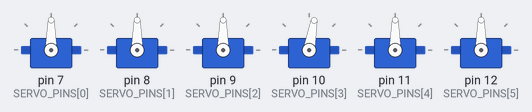
This sketch was run on a simulated Arduino Nano, built with avr-gcc and run on an emulated ATmega328P. On the bench: 6 × servo.

Above: at 0.1 s.
At 2.15 s:
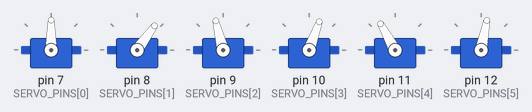
At 5.44 s:
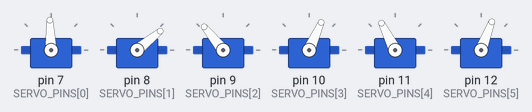
At 9.2 s:
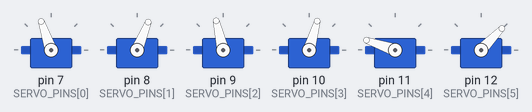
At 20.71 s:
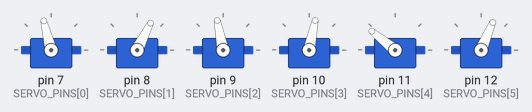
At 37.79 s:
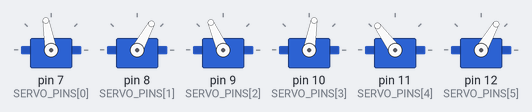
Timing chart, 0 to 40.0 s (numbered marks = the images above):
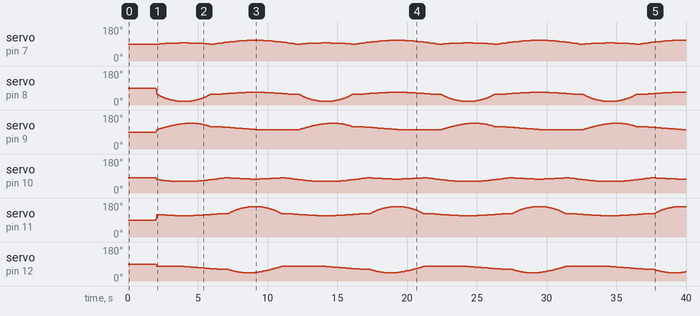

The sketch:

robot_bipedo_nano_auto.ino
```cpp
/*
 * ═══════════════════════════════════════════════════════════════
 *  ROBOT BÍPEDO 12GDL - Firmware Arduino Nano (AUTÓNOMO)
 * ═══════════════════════════════════════════════════════════════
 *
 *  Controla 6 servomotores SG90 para un robot bípedo de 12GDL.
 *  VERSIÓN AUTÓNOMA: No requiere conexión serial.
 *  Al encender, el robot espera 2 segundos y comienza a caminar
 *  automáticamente usando la secuencia de cinemática inversa.
 *
 *  Mapeo de servos:
 *    z1 = Pin D7 - Tobillo Izquierdo  (índice 0)
 *    z2 = Pin D8 - Rodilla Izquierda  (índice 1)
 *    z3 = Pin D9 - Cadera Izquierda   (índice 2)
 *    z4 = Pin D10 - Tobillo Derecho   (índice 3)
 *    z5 = Pin D11 - Rodilla Derecha   (índice 4)
 *    z6 = Pin D12 - Cadera Derecha    (índice 5)
 *
 *  Autor: Félix David Henríquez Córdoba
 *  Universidad Cooperativa de Colombia - 2026
 */

#include <Servo.h>

// ═══════════════════════════════════════════════════════════════
// CONFIGURACIÓN DE HARDWARE
// ═══════════════════════════════════════════════════════════════

#define NUM_SERVOS 6

Servo servos[NUM_SERVOS];
const uint8_t SERVO_PINS[NUM_SERVOS] = {7, 8, 9, 10, 11, 12};

// Ángulos actuales y objetivo
int currentAngles[NUM_SERVOS] = {90, 90, 90, 80, 90, 90};  // HOME

// Posición HOME
const int HOME_ANGLES[NUM_SERVOS] = {90, 90, 90, 80, 90, 90};

// Límites articulares (servos SG90)
#define SERVO_MIN 0
#define SERVO_MAX 180

// ═══════════════════════════════════════════════════════════════
// SECUENCIA DE CAMINATA IK (precalculada con cinemática inversa)
// ═══════════════════════════════════════════════════════════════
// Generada con: python -m robot_biped.main simulate-ik --step-length 4 --step-height 2 --points 40
// Parámetros: step_length=4.0cm, step_height=2.0cm, n_points=40, lateral_shift=1.0cm
// Formato: {z1, z2, z3, z4, z5, z6} por cada frame
// Inclinación perpendicular incluida, rodilla flexiona hacia atrás (natural)

#define WALK_FRAMES 120
#define WALK_DELAY_MS 80   // Intervalo entre frames (ajustar para velocidad)

const uint8_t WALK_IK[WALK_FRAMES][NUM_SERVOS] PROGMEM = {
  {  90,  56, 103,  70, 119,  79 },  // Frame 0
  {  90,  53, 105,  69, 119,  79 },  // Frame 1
  {  91,  50, 107,  69, 118,  79 },  // Frame 2
  {  91,  46, 109,  68, 118,  79 },  // Frame 3
  {  92,  44, 111,  67, 117,  79 },  // Frame 4
  {  92,  41, 112,  67, 117,  79 },  // Frame 5
  {  92,  38, 114,  66, 117,  79 },  // Frame 6
  {  93,  36, 116,  65, 116,  79 },  // Frame 7
  {  93,  34, 117,  65, 116,  79 },  // Frame 8
  {  93,  32, 119,  64, 115,  79 },  // Frame 9
  {  94,  30, 121,  64, 115,  79 },  // Frame 10
  {  94,  28, 122,  63, 115,  79 },  // Frame 11
  {  94,  27, 124,  63, 114,  79 },  // Frame 12
  {  94,  25, 125,  62, 114,  79 },  // Frame 13
  {  95,  24, 126,  62, 114,  79 },  // Frame 14
  {  95,  23, 127,  62, 113,  79 },  // Frame 15
  {  95,  22, 129,  61, 113,  78 },  // Frame 16
  {  95,  21, 130,  61, 113,  78 },  // Frame 17
  {  95,  20, 131,  61, 113,  78 },  // Frame 18
  {  96,  19, 132,  61, 113,  78 },  // Frame 19
  {  96,  19, 133,  61, 112,  77 },  // Frame 20
  {  96,  19, 134,  61, 112,  77 },  // Frame 21
  {  96,  19, 134,  61, 112,  77 },  // Frame 22
  {  96,  19, 135,  61, 112,  76 },  // Frame 23
  {  96,  19, 136,  61, 112,  76 },  // Frame 24
  {  96,  19, 136,  61, 112,  76 },  // Frame 25
  {  96,  19, 136,  61, 113,  75 },  // Frame 26
  {  95,  20, 136,  61, 113,  75 },  // Frame 27
  {  95,  21, 136,  61, 113,  74 },  // Frame 28
  {  95,  22, 136,  61, 113,  74 },  // Frame 29
  {  95,  23, 136,  62, 113,  73 },  // Frame 30
  {  95,  24, 136,  62, 114,  73 },  // Frame 31
  {  94,  25, 136,  62, 114,  72 },  // Frame 32
  {  94,  27, 135,  63, 114,  72 },  // Frame 33
  {  94,  28, 134,  63, 115,  71 },  // Frame 34
  {  94,  30, 134,  64, 115,  71 },  // Frame 35
  {  93,  32, 133,  64, 115,  70 },  // Frame 36
  {  93,  34, 132,  65, 116,  70 },  // Frame 37
  {  93,  36, 131,  65, 116,  69 },  // Frame 38
  {  92,  38, 129,  66, 117,  69 },  // Frame 39
  {  92,  41, 128,  67, 117,  68 },  // Frame 40
  {  92,  44, 126,  67, 117,  68 },  // Frame 41
  {  91,  46, 125,  68, 118,  67 },  // Frame 42
  {  91,  50, 123,  69, 118,  67 },  // Frame 43
  {  90,  53, 121,  69, 119,  66 },  // Frame 44
  {  90,  56, 118,  70, 119,  66 },  // Frame 45
  {  90,  56, 118,  71, 120,  65 },  // Frame 46
  {  90,  56, 118,  72, 120,  65 },  // Frame 47
  {  90,  56, 118,  72, 120,  64 },  // Frame 48
  {  91,  57, 118,  73, 121,  64 },  // Frame 49
  {  92,  57, 118,  74, 121,  64 },  // Frame 50
  {  93,  57, 118,  75, 122,  63 },  // Frame 51
  {  93,  58, 117,  76, 122,  63 },  // Frame 52
  {  94,  58, 117,  77, 122,  63 },  // Frame 53
  {  95,  58, 117,  77, 123,  62 },  // Frame 54
  {  96,  59, 116,  78, 123,  62 },  // Frame 55
  {  97,  59, 116,  79, 123,  62 },  // Frame 56
  {  98,  60, 116,  80, 124,  62 },  // Frame 57
  {  98,  60, 115,  80, 124,  62 },  // Frame 58
  {  99,  60, 115,  80, 124,  62 },  // Frame 59
  { 100,  61, 114,  80, 124,  62 },  // Frame 60
  { 101,  61, 114,  80, 127,  59 },  // Frame 61
  { 101,  62, 113,  79, 130,  57 },  // Frame 62
  { 102,  62, 113,  79, 134,  55 },  // Frame 63
  { 103,  63, 112,  78, 136,  54 },  // Frame 64
  { 103,  63, 112,  78, 139,  52 },  // Frame 65
  { 104,  63, 111,  78, 142,  51 },  // Frame 66
  { 105,  64, 111,  77, 144,  49 },  // Frame 67
  { 105,  64, 110,  77, 146,  48 },  // Frame 68
  { 106,  65, 110,  77, 148,  47 },  // Frame 69
  { 106,  65, 109,  76, 150,  46 },  // Frame 70
  { 107,  65, 109,  76, 152,  46 },  // Frame 71
  { 107,  66, 108,  76, 153,  45 },  // Frame 72
  { 108,  66, 108,  76, 155,  44 },  // Frame 73
  { 108,  66, 107,  75, 156,  44 },  // Frame 74
  { 108,  67, 107,  75, 157,  44 },  // Frame 75
  { 109,  67, 106,  75, 158,  44 },  // Frame 76
  { 109,  67, 106,  75, 159,  44 },  // Frame 77
  { 109,  67, 105,  75, 160,  44 },  // Frame 78
  { 109,  67, 105,  74, 161,  44 },  // Frame 79
  { 109,  68, 104,  74, 161,  44 },  // Frame 80
  { 109,  68, 104,  74, 161,  44 },  // Frame 81
  { 109,  68, 104,  74, 161,  45 },  // Frame 82
  { 109,  68, 103,  74, 161,  46 },  // Frame 83
  { 109,  68, 103,  74, 161,  46 },  // Frame 84
  { 109,  68, 103,  74, 161,  47 },  // Frame 85
  { 109,  67, 102,  74, 161,  48 },  // Frame 86
  { 109,  67, 102,  75, 160,  49 },  // Frame 87
  { 109,  67, 102,  75, 159,  50 },  // Frame 88
  { 109,  67, 102,  75, 158,  51 },  // Frame 89
  { 108,  67, 101,  75, 157,  53 },  // Frame 90
  { 108,  66, 101,  75, 156,  54 },  // Frame 91
  { 108,  66, 101,  76, 155,  55 },  // Frame 92
  { 107,  66, 101,  76, 153,  56 },  // Frame 93
  { 107,  65, 101,  76, 152,  58 },  // Frame 94
  { 106,  65, 101,  76, 150,  59 },  // Frame 95
  { 106,  65, 101,  77, 148,  61 },  // Frame 96
  { 105,  64, 101,  77, 146,  63 },  // Frame 97
  { 105,  64, 101,  77, 144,  64 },  // Frame 98
  { 104,  63, 101,  78, 142,  66 },  // Frame 99
  { 103,  63, 101,  78, 139,  68 },  // Frame 100
  { 103,  63, 101,  78, 136,  69 },  // Frame 101
  { 102,  62, 101,  79, 134,  71 },  // Frame 102
  { 101,  62, 101,  79, 130,  73 },  // Frame 103
  { 101,  61, 101,  80, 127,  75 },  // Frame 104
  { 100,  61, 101,  80, 124,  77 },  // Frame 105
  {  99,  60, 101,  80, 124,  77 },  // Frame 106
  {  98,  60, 101,  80, 124,  77 },  // Frame 107
  {  98,  60, 101,  80, 124,  77 },  // Frame 108
  {  97,  59, 102,  79, 123,  77 },  // Frame 109
  {  96,  59, 102,  78, 123,  78 },  // Frame 110
  {  95,  58, 102,  77, 123,  78 },  // Frame 111
  {  94,  58, 102,  77, 122,  78 },  // Frame 112
  {  93,  58, 102,  76, 122,  78 },  // Frame 113
  {  93,  57, 102,  75, 122,  78 },  // Frame 114
  {  92,  57, 102,  74, 121,  78 },  // Frame 115
  {  91,  57, 103,  73, 121,  78 },  // Frame 116
  {  90,  56, 103,  72, 120,  79 },  // Frame 117
  {  90,  56, 103,  72, 120,  79 },  // Frame 118
  {  90,  56, 103,  71, 120,  79 }  // Frame 119
};

// ═══════════════════════════════════════════════════════════════
// ESTADO DEL SISTEMA
// ═══════════════════════════════════════════════════════════════

uint8_t walkFrame = 0;         // Frame actual de la caminata

// ═══════════════════════════════════════════════════════════════
// FUNCIONES DE SERVOS
// ═══════════════════════════════════════════════════════════════

/**
 * Mueve todos los servos instantáneamente a los ángulos objetivo.
 */
void moveServosImmediate(int angles[NUM_SERVOS]) {
  for (int i = 0; i < NUM_SERVOS; i++) {
    int angle = constrain(angles[i], SERVO_MIN, SERVO_MAX);
    currentAngles[i] = angle;
    servos[i].write(angle);
  }
}

/**
 * Mueve todos los servos suavemente a los ángulos objetivo en 'durationMs' ms.
 * Usa interpolación lineal con pasos de ~10ms para movimiento fluido.
 */
void moveServosSmooth(int target[NUM_SERVOS], unsigned int durationMs) {
  if (durationMs < 10) {
    moveServosImmediate(target);
    return;
  }

  const int steps = durationMs / 10;  // Un paso cada ~10ms
  int startAngles[NUM_SERVOS];

  // Guardar posición inicial
  for (int i = 0; i < NUM_SERVOS; i++) {
    startAngles[i] = currentAngles[i];
  }

  // Interpolar
  for (int step = 1; step <= steps; step++) {
    float t = (float)step / (float)steps;

    for (int i = 0; i < NUM_SERVOS; i++) {
      int angle = startAngles[i] + (int)((target[i] - startAngles[i]) * t);
      angle = constrain(angle, SERVO_MIN, SERVO_MAX);
      currentAngles[i] = angle;
      servos[i].write(angle);
    }

    delay(10);
  }
}

/**
 * Ejecuta un frame de la caminata IK desde PROGMEM.
 */
void executeWalkFrame(uint8_t frame) {
  int target[NUM_SERVOS];

  for (int i = 0; i < NUM_SERVOS; i++) {
    target[i] = pgm_read_byte(&WALK_IK[frame][i]);
  }

  moveServosSmooth(target, WALK_DELAY_MS);
}

/**
 * Vuelve a la posición HOME suavemente.
 */
void goHome() {
  int home[NUM_SERVOS];
  for (int i = 0; i < NUM_SERVOS; i++) {
    home[i] = HOME_ANGLES[i];
  }
  moveServosSmooth(home, 500);
}

// ═══════════════════════════════════════════════════════════════
// SETUP Y LOOP PRINCIPAL
// ═══════════════════════════════════════════════════════════════

void setup() {
  // Inicializar servos en posición HOME
  for (int i = 0; i < NUM_SERVOS; i++) {
    servos[i].attach(SERVO_PINS[i]);
    servos[i].write(currentAngles[i]);
  }

  delay(2000);  // Esperar 2 segundos antes de empezar a caminar
}

void loop() {
  // Ejecuta la caminata iterando por los frames continuamente
  executeWalkFrame(walkFrame);
  walkFrame = (walkFrame + 1) % WALK_FRAMES;
}
```
